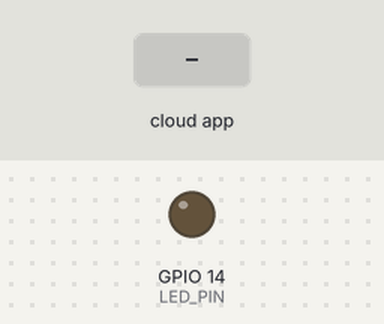
Recording of a sketch running on a simulated ESP32. Shown: output pins drawn as LEDs (lit = HIGH). The inputs (shaded band) are chosen by the test bench. WiFi joins after 1.5 s; servers stay silent unless stated; what the sketch prints to the serial monitor is not drawn.

Above: at 2.7 s.
2.8 s: the phone or cloud app sets 660c213460d81635d1d49c9e to 1
At 3.3 s:
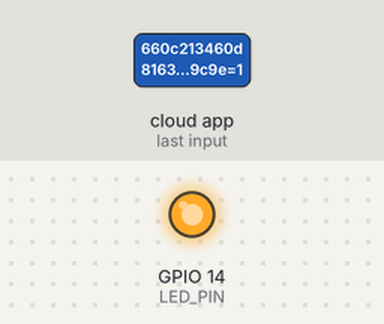
4.3 s: the phone or cloud app sets 660c213460d81635d1d49c9e to 0
At 5.6 s:
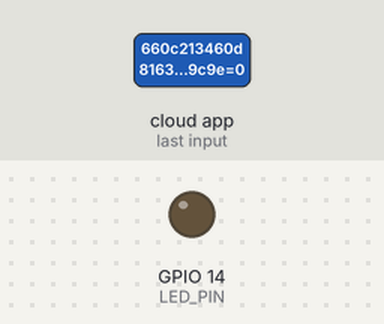
Timing chart, 0 to 7.3 s (numbered marks = the images above; inputs shaded):
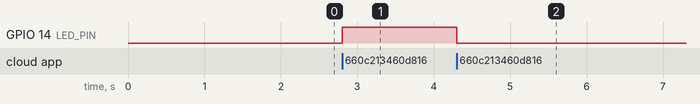

Measured:
- after the input at 2.8 s, GPIO 14 (LED_PIN): LOW → HIGH at once
- after the input at 4.3 s, GPIO 14 (LED_PIN): HIGH → LOW at once

The sketch:

ESP32_With_Google_Home.ino
```cpp
#include <Arduino.h>
#include <WiFi.h>
#include <SinricPro.h>
#include <SinricProSwitch.h>

#define WIFI_SSID         "MERU"
#define WIFI_PASS         "9826011467"
#define APP_KEY           "55e595d2-014f-4dc7-9335-632bdc175f8a"
#define APP_SECRET        "610a86ca-4fcb-4bb0-ad8f-b77b7e7f37c1-2280a00e-0c65-4935-9398-ffd3e4efd885"
#define SWITCH_ID         "660c213460d81635d1d49c9e"
#define BAUD_RATE         115200
#define LED_PIN           14

bool onPowerState(const String& deviceId, bool &state) {
  digitalWrite(LED_PIN, state ? HIGH : LOW);
  return true;
}

void setup() {
  pinMode(LED_PIN, OUTPUT);
  Serial.begin(BAUD_RATE);
  WiFi.begin(WIFI_SSID, WIFI_PASS);

  while (WiFi.status() != WL_CONNECTED) {
    delay(250);
    Serial.print(".");
  }

  SinricProSwitch& mySwitch = SinricPro[SWITCH_ID];
  mySwitch.onPowerState(onPowerState);

  SinricPro.begin(APP_KEY, APP_SECRET);
  SinricPro.restoreDeviceStates(true);
}

void loop() {
  SinricPro.handle();
}
```
